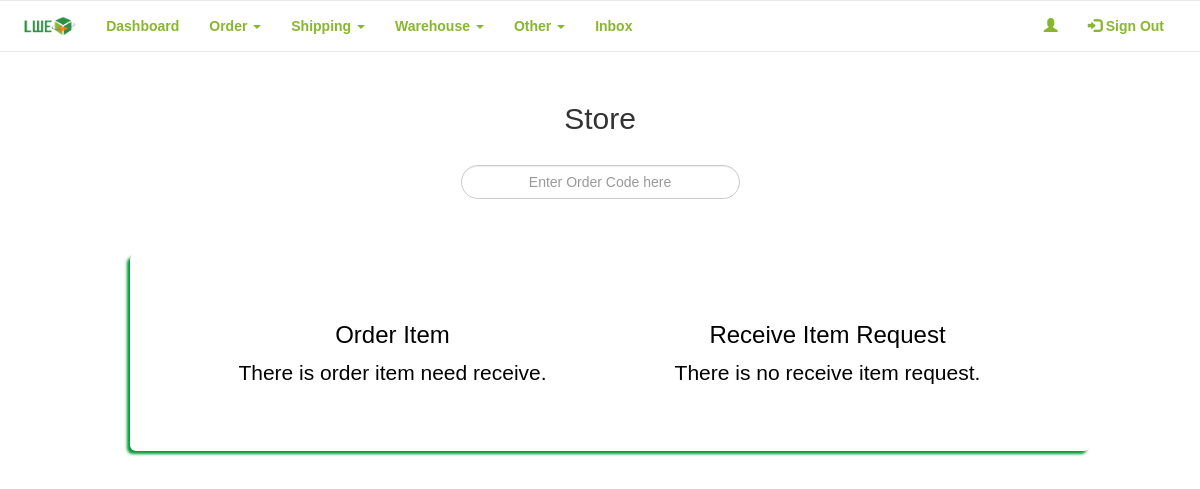
The page /LWE_Buy/admin/store.php on the database as committed earlier.
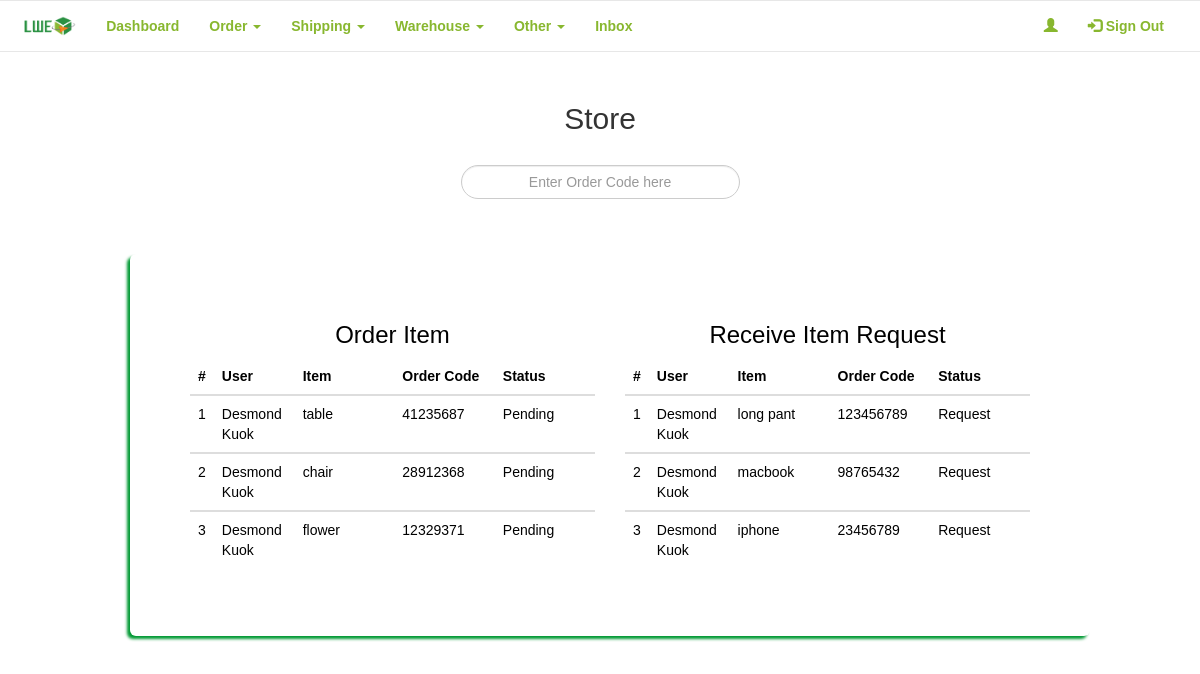
The same page on the database as committed later.
### tables this page shows
CREATE TABLE IF NOT EXISTS `order_list` (
  `ol_id` int(11) NOT NULL,
  `user_id` int(11) NOT NULL,
  `status` varchar(15) NOT NULL,
  `datetime` timestamp NOT NULL DEFAULT CURRENT_TIMESTAMP ON UPDATE CURRENT_TIMESTAMP,
  `price` decimal(10,2) DEFAULT NULL
);

CREATE TABLE IF NOT EXISTS `users` (
  `user_id` int(11) NOT NULL,
  `fname` varchar(50) NOT NULL,
  `lname` varchar(50) NOT NULL,
  `contact` varchar(15) DEFAULT NULL,
  `email` varchar(50) NOT NULL,
  `password` varchar(255) NOT NULL,
  `type` varchar(10) NOT NULL,
  `image` text NOT NULL,
  `login_status` varchar(55) NOT NULL
);

CREATE TABLE IF NOT EXISTS `order_item` (
  `oi_id` int(11) NOT NULL,
  `order_id` int(11) NOT NULL,
  `name` varchar(50) NOT NULL,
  `link` varchar(255) NOT NULL,
  `type` varchar(50) NOT NULL,
  `unit` int(15) NOT NULL,
  `remark` varchar(255) DEFAULT NULL,
  `price` decimal(10,2) DEFAULT NULL,
  `statuss` varchar(15) DEFAULT NULL,
  `order_code` varchar(25) DEFAULT NULL,
  `datetimes` timestamp NOT NULL DEFAULT CURRENT_TIMESTAMP ON UPDATE CURRENT_TIMESTAMP
);

CREATE TABLE IF NOT EXISTS `receive_request` (
  `rr_id` int(11) NOT NULL,
  `user_id` int(11) NOT NULL,
  `name` varchar(50) NOT NULL,
  `order_code` varchar(25) NOT NULL,
  `status` varchar(20) NOT NULL,
  `datetime` timestamp NOT NULL DEFAULT CURRENT_TIMESTAMP ON UPDATE CURRENT_TIMESTAMP
);

### LWE_Buy/admin/store.php (the view, shortened to what the changed rows need)
<?php
require_once '../connection/config.php';
$counter = 0;
$counters = 0;
$query2 = "SELECT *
            FROM ((order_list ol
            JOIN users us
            ON us.user_id = ol.user_id)
            JOIN order_item oi
            ON oi.order_id = ol.ol_id)
            WHERE statuss = 'Pending'";
$result2 = mysqli_query($con, $query2);
$query3 = "SELECT *
            FROM users us
            JOIN receive_request rr
            ON rr.user_id = us.user_id
            WHERE status= 'Request'";
$result3 = mysqli_query($con, $query3);
?>
<!DOCTYPE html>
<html data-ng-app="myApp">
    <head>
        <link rel="stylesheet" href="https://maxcdn.bootstrapcdn.com/bootstrap/3.3.7/css/bootstrap.min.css">
        <link href="../frameworks/css/style.css" rel="stylesheet"/>
    </head>
    <body>
        <center>
            <div class="container">
                <div class="row" style="padding-top: 10px; padding-bottom: 15px;">
                    <div class="col-xs-12 col-md-12 col-lg-12">
                        <h2>Store</h2>
                    </div>
                </div>
            </div>
            <br/>
            <section class="content">
                <div class="container">
                    <div class="row">
                        <div class="col-xs-12 col-md-12 col-lg-12 jumbotron">
                            <div class="row" style="padding-top: -10px;">
                                <div class="col-xs-12 col-md-6 col-lg-6">
                                    <h3>Order Item</h3>
                                    <?php
                                    if(mysqli_num_rows($result2) > 0)
                                    {
                                    ?>
                                    <table class="table thead-bordered table-hover" id="receive">
                                        <thead>
                                            <tr>
                                                <th width="5%">#</th>
                                                <th width="20%">User</th>
                                                <th width="25%">Item</th>
                                                <th width="25%">Order Code</th>
                                                <th width="25%">Status</th>
                                            </tr>
                                        </thead>
                                        <?php
                                            while($row = mysqli_fetch_array($result2))
                                            {
                                                $counter++;
                                                ?>
                                                <tbody>
                                                    <tr>
                                                        <td><?php echo $counter; ?></td>
                                                        <td><?php echo $row['fname']; ?> <?php echo $row['lname']; ?></td>
                                                        <td><?php echo $row['name']; ?></td>
                                                        <td><?php echo $row['order_code']; ?></td>
                                                        <td><?php echo $row['statuss']; ?></td>
                                                    </tr>
                                                </tbody>
                                                <?php
                                            }
                                        }else{
                                            ?>
                                                <p>There is order item need receive.</p>
                                            <?php
                                        }
                                    ?>
                                    </table>
                                </div>
                                <div class="col-xs-12 col-md-6 col-lg-6">
                                    <h3>Receive Item Request</h3>
                                    <?php
                                    if(mysqli_num_rows($result3) > 0)
                                    {
                                    ?>
                                    <table class="table thead-bordered table-hover" id="receives">
                                        <thead>
                                            <tr>
                                                <th width="5%">#</th>
                                                <th width="20%">User</th>
                                                <th width="25%">Item</th>
                                                <th width="25%">Order Code</th>
                                                <th width="25%">Status</th>
                                            </tr>
                                        </thead>
                                        <?php
                                            while($row = mysqli_fetch_array($result3))
                                            {
                                                $counters++;
                                                ?>
                                                <tbody>
                                                    <tr>
                                                        <td><?php echo $counters; ?></td>
                                                        <td><?php echo $row['fname']; ?> <?php echo $row['lname']; ?></td>
                                                        <td><?php echo $row['name']; ?></td>
                                                        <td><?php echo $row['order_code']; ?></td>
                                                        <td><?php echo $row['status']; ?></td>
                                                    </tr>
                                                </tbody>
                                                <?php
                                            }
                                        }else{
                                            ?>
                                                <p>There is no receive item request.</p>
                                            <?php
                                        }
                                    ?>
                                    </table>
                                </div>
                            </div>
                        </div>
                    </div>
                </div>
            </section>
        </center>
    </body>
</html>

Rows that differ between the two databases and show on the page:
added order_list: user.fname "Desmond", user.lname "Kuok", order_item.name "table", order_item.order_code "41235687", order_item.statuss "Pending", order_item.name "chair", order_item.order_code "28912368", order_item.name "flower", order_item.order_code "12329371"
added receive_request: user.fname "Desmond", user.lname "Kuok", name "long pant", order_code "123456789", status "Request"
added receive_request: user.fname "Desmond", user.lname "Kuok", name "macbook", order_code "98765432", status "Request"
added receive_request: user.fname "Desmond", user.lname "Kuok", name "iphone", order_code "23456789", status "Request"
Other text that changed with them:
text no longer shown: "There is order item need receive. There is no receive item request."
text now shown: "# User Item Order Code Status # User Item Order Code Status"
